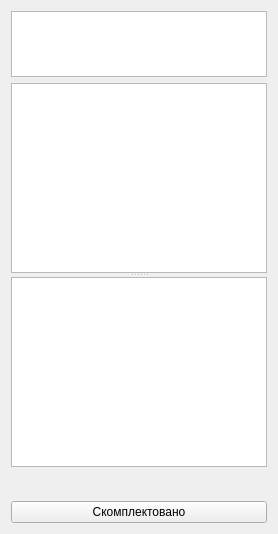
      <widget class="QWidget" name="tab_5">
       <attribute name="title">
        <string>Комплектование</string>
       </attribute>
       <layout class="QVBoxLayout" name="verticalLayout_16">
        <item>
         <widget class="QTableWidget" name="tbl_filtr_komplektovka">
          <property name="maximumSize">
           <size>
            <width>16777215</width>
            <height>66</height>
           </size>
          </property>
         </widget>
        </item>
        <item>
         <widget class="QSplitter" name="splitter_2">
          <property name="orientation">
           <enum>Qt::Vertical</enum>
          </property>
          <widget class="QTableWidget" name="tbl_komplektovka">
           <property name="minimumSize">
            <size>
             <width>0</width>
             <height>22</height>
            </size>
           </property>
           <property name="sizeIncrement">
            <size>
             <width>0</width>
             <height>0</height>
            </size>
           </property>
           <property name="baseSize">
            <size>
             <width>0</width>
             <height>0</height>
            </size>
           </property>
          </widget>
          <widget class="QTableWidget" name="tbl_komplektovka_view">
           <property name="minimumSize">
            <size>
             <width>0</width>
             <height>22</height>
            </size>
           </property>
           <property name="baseSize">
            <size>
             <width>0</width>
             <height>0</height>
            </size>
           </property>
          </widget>
         </widget>
        </item>
        <item>
         <widget class="QLabel" name="lbl_kompl_info">
          <property name="font">
           <font>
            <pointsize>14</pointsize>
           </font>
          </property>
          <property name="text">
           <string/>
          </property>
          <property name="wordWrap">
           <bool>true</bool>
          </property>
         </widget>
        </item>
        <item>
         <layout class="QHBoxLayout" name="horizontalLayout_5">
          <item>
           <widget class="QPushButton" name="btn_komplect">
            <property name="sizePolicy">
             <sizepolicy hsizetype="Expanding" vsizetype="Expanding">
              <horstretch>0</horstretch>
              <verstretch>0</verstretch>
             </sizepolicy>
            </property>
            <property name="maximumSize">
             <size>
              <width>16777215</width>
              <height>33</height>
             </size>
            </property>
            <property name="text">
             <string>Скомплектовано</string>
            </property>
           </widget>
          </item>
         </layout>
        </item>
       </layout>
      </widget>
